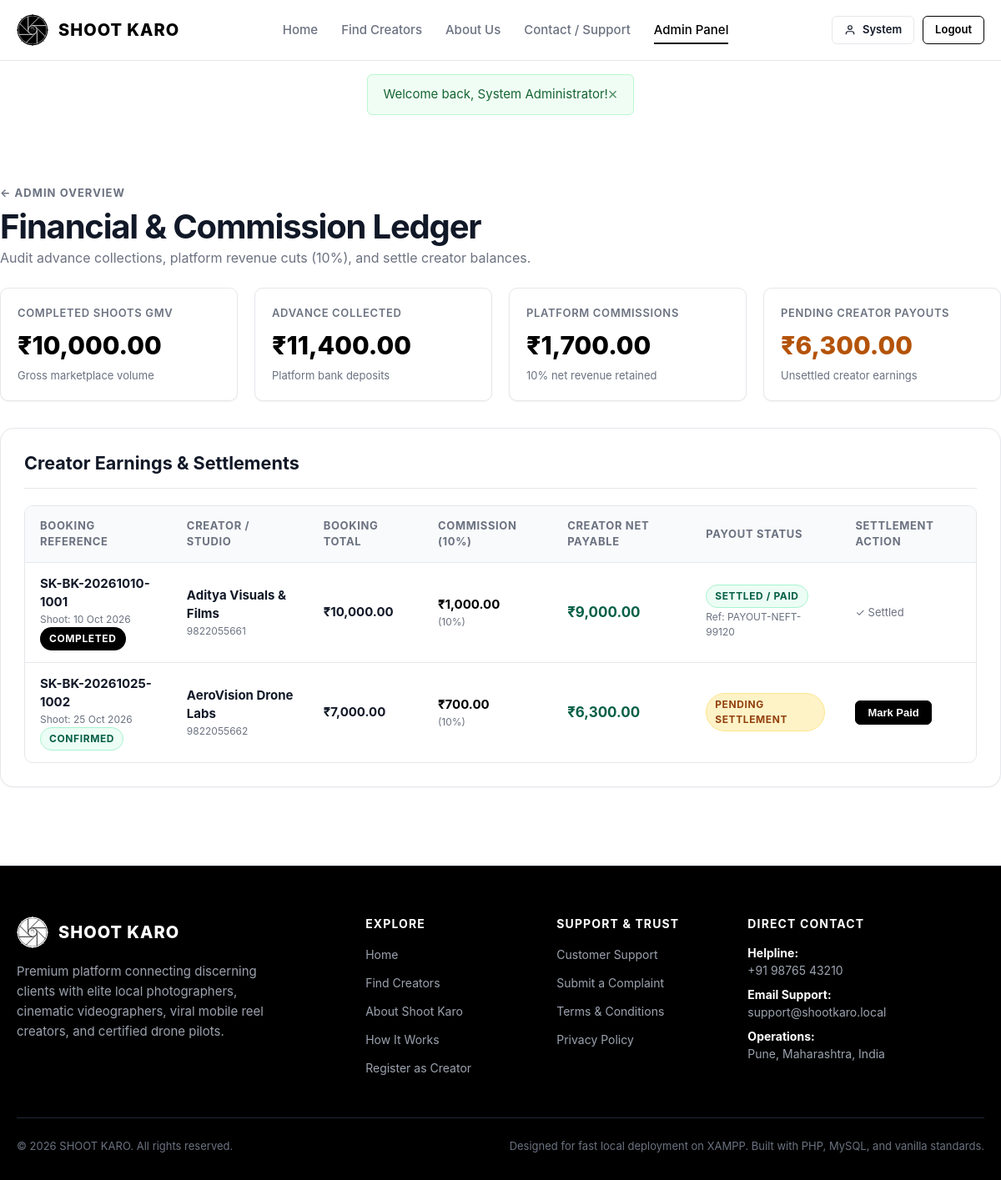
/admin/payments.php (signed in), run on the app's committed database.
### tables this page shows
CREATE TABLE `creator_payouts` (
  `id` INT UNSIGNED AUTO_INCREMENT PRIMARY KEY,
  `creator_id` INT UNSIGNED NOT NULL,
  `booking_id` INT UNSIGNED NOT NULL UNIQUE,
  `total_booking_amount` DECIMAL(10,2) NOT NULL,
  `platform_commission_rate` DECIMAL(5,2) NOT NULL DEFAULT 10.00,
  `platform_commission_amount` DECIMAL(10,2) NOT NULL,
  `creator_net_amount` DECIMAL(10,2) NOT NULL,
  `payout_status` ENUM('pending', 'paid', 'cancelled') NOT NULL DEFAULT 'pending',
  `payout_date` TIMESTAMP NULL DEFAULT NULL,
  `payout_reference` VARCHAR(60) DEFAULT NULL,
  `notes` VARCHAR(255) DEFAULT NULL,
  `created_at` TIMESTAMP DEFAULT CURRENT_TIMESTAMP,
  FOREIGN KEY (`creator_id`) REFERENCES `creator_profiles`(`id`) ON DELETE CASCADE,
  FOREIGN KEY (`booking_id`) REFERENCES `bookings`(`id`) ON DELETE CASCADE,
  INDEX `idx_payouts_status` (`payout_status`)
);

CREATE TABLE `bookings` (
  `id` INT UNSIGNED AUTO_INCREMENT PRIMARY KEY,
  `booking_reference` VARCHAR(40) NOT NULL UNIQUE,
  `customer_id` INT UNSIGNED NOT NULL,
  `creator_id` INT UNSIGNED NOT NULL,
  `city_id` INT UNSIGNED NOT NULL,
  `area_id` INT UNSIGNED NOT NULL,
  `customer_name` VARCHAR(120) NOT NULL,
  `customer_email` VARCHAR(150) NOT NULL,
  `customer_phone` VARCHAR(25) NOT NULL,
  `shoot_venue` VARCHAR(255) NOT NULL,
  `shoot_date` DATE NOT NULL,
  `shoot_time` TIME NOT NULL,
  `occasion` VARCHAR(100) NOT NULL,
  `duration_hours` INT UNSIGNED NOT NULL DEFAULT 2,
  `deliverable_type` ENUM('photos', 'video', 'both') NOT NULL DEFAULT 'both',
  `photo_count_estimate` VARCHAR(50) DEFAULT '50-100 Photos',
  `video_duration_estimate` VARCHAR(50) DEFAULT '1-3 Minutes Highlights',
  `editing_requirements` TEXT DEFAULT NULL,
  `special_instructions` TEXT DEFAULT NULL,
  `starting_price` DECIMAL(10,2) NOT NULL DEFAULT 0.00,
  `equipment_charges` DECIMAL(10,2) NOT NULL DEFAULT 0.00,
  `duration_charges` DECIMAL(10,2) NOT NULL DEFAULT 0.00,
  `total_amount` DECIMAL(10,2) NOT NULL DEFAULT 0.00,
  `advance_percentage` DECIMAL(5,2) NOT NULL DEFAULT 20.00,
  `advance_amount` DECIMAL(10,2) NOT NULL DEFAULT 0.00,
  `balance_amount` DECIMAL(10,2) NOT NULL DEFAULT 0.00,
  `status` ENUM('pending', 'accepted', 'rejected', 'confirmed', 'in_progress', 'completed', 'cancelled') NOT NULL DEFAULT 'pending',
  `payment_status` ENUM('pending', 'advance_paid', 'fully_paid', 'refunded') NOT NULL DEFAULT 'pending',
  `cancellation_reason` VARCHAR(255) DEFAULT NULL,
  `created_at` TIMESTAMP DEFAULT CURRENT_TIMESTAMP,
  `updated_at` TIMESTAMP DEFAULT CURRENT_TIMESTAMP ON UPDATE CURRENT_TIMESTAMP,
  FOREIGN KEY (`customer_id`) REFERENCES `users`(`id`),
  FOREIGN KEY (`creator_id`) REFERENCES `creator_profiles`(`id`),
  FOREIGN KEY (`city_id`) REFERENCES `cities`(`id`),
  FOREIGN KEY (`area_id`) REFERENCES `areas`(`id`),
  INDEX `idx_booking_status` (`status`),
  INDEX `idx_booking_date` (`shoot_date`),
  INDEX `idx_booking_ref` (`booking_reference`)
);

CREATE TABLE `creator_profiles` (
  `id` INT UNSIGNED AUTO_INCREMENT PRIMARY KEY,
  `user_id` INT UNSIGNED NOT NULL UNIQUE,
  `studio_name` VARCHAR(150) DEFAULT NULL,
  `city_id` INT UNSIGNED DEFAULT NULL,
  `area_id` INT UNSIGNED DEFAULT NULL,
  `bio` TEXT DEFAULT NULL,
  `profile_image` VARCHAR(255) DEFAULT NULL,
  `starting_price` DECIMAL(10,2) NOT NULL DEFAULT 3000.00,
  `experience_years` INT UNSIGNED DEFAULT 1,
  `portfolio_url` VARCHAR(255) DEFAULT NULL,
  `instagram_url` VARCHAR(255) DEFAULT NULL,
  `youtube_url` VARCHAR(255) DEFAULT NULL,
  `is_approved` TINYINT(1) NOT NULL DEFAULT 0,
  `is_available` TINYINT(1) NOT NULL DEFAULT 1,
  `created_at` TIMESTAMP DEFAULT CURRENT_TIMESTAMP,
  `updated_at` TIMESTAMP DEFAULT CURRENT_TIMESTAMP ON UPDATE CURRENT_TIMESTAMP,
  FOREIGN KEY (`user_id`) REFERENCES `users`(`id`) ON DELETE CASCADE,
  FOREIGN KEY (`city_id`) REFERENCES `cities`(`id`) ON DELETE SET NULL,
  FOREIGN KEY (`area_id`) REFERENCES `areas`(`id`) ON DELETE SET NULL,
  INDEX `idx_creator_approved` (`is_approved`),
  INDEX `idx_creator_available` (`is_available`),
  INDEX `idx_creator_price` (`starting_price`)
);

CREATE TABLE `users` (
  `id` INT UNSIGNED AUTO_INCREMENT PRIMARY KEY,
  `role` ENUM('customer', 'creator', 'admin') NOT NULL DEFAULT 'customer',
  `name` VARCHAR(120) NOT NULL,
  `email` VARCHAR(150) NOT NULL UNIQUE,
  `phone` VARCHAR(25) NOT NULL,
  `password_hash` VARCHAR(255) NOT NULL,
  `status` ENUM('active', 'pending', 'suspended') NOT NULL DEFAULT 'active',
  `created_at` TIMESTAMP DEFAULT CURRENT_TIMESTAMP,
  `updated_at` TIMESTAMP DEFAULT CURRENT_TIMESTAMP ON UPDATE CURRENT_TIMESTAMP,
  INDEX `idx_users_role` (`role`),
  INDEX `idx_users_status` (`status`)
);

### config/app.php (called while the page is built, shortened)
<?php
function url(string $path = ''): string {
    return BASE_URL . ltrim($path, '/');
}

### admin/payments.php (the view, shortened to what this page needs)
<?php
require_once dirname(__DIR__) . '/config/app.php';
require_once INCLUDES_PATH . '/functions.php';
$pdo = get_db_connection();
$totalGmv = (float) $pdo->query("SELECT SUM(total_amount) FROM bookings WHERE status = 'completed'")->fetchColumn();
$totalAdvanceCollected = (float) $pdo->query("SELECT SUM(amount) FROM payments WHERE status = 'successful'")->fetchColumn();
$totalCommissionDeducted = (float) $pdo->query("SELECT SUM(platform_commission_amount) FROM creator_payouts")->fetchColumn();
$totalPayoutsPending = (float) $pdo->query("SELECT SUM(creator_net_amount) FROM creator_payouts WHERE payout_status = 'pending'")->fetchColumn();
$payouts = $pdo->query("
    SELECT
        p.*,
        b.booking_reference,
        b.shoot_date,
        b.customer_name,
        b.status as booking_status,
        cp.studio_name,
        u_cr.name as creator_name,
        u_cr.email as creator_email,
        u_cr.phone as creator_phone
    FROM creator_payouts p
    JOIN bookings b ON p.booking_id = b.id
    JOIN creator_profiles cp ON p.creator_id = cp.id
    JOIN users u_cr ON cp.user_id = u_cr.id
    ORDER BY p.created_at DESC
")->fetchAll();
require_once INCLUDES_PATH . '/header.php';
?>
<div class="container section">
  <div style="display: flex; justify-content: space-between; align-items: flex-end; margin-bottom: 24px; flex-wrap: wrap; gap: 16px;">
    <div>
      <div class="section-subtitle"><a href="<?php echo url('admin/index.php'); ?>" style="color: var(--text-muted);">&larr; Admin Overview</a></div>
      <h1>Financial &amp; Commission Ledger</h1>
      <p>Audit advance collections, platform revenue cuts (<?php echo PLATFORM_COMMISSION_PERCENT; ?>%), and settle creator balances.</p>
    </div>
  </div>
  <div class="metric-grid">
    <div class="metric-card">
      <div class="metric-label">Completed Shoots GMV</div>
      <div class="metric-value"><?php echo format_inr($totalGmv); ?></div>
      <div class="metric-sub">Gross marketplace volume</div>
    </div>
    <div class="metric-card">
      <div class="metric-label">Advance Collected</div>
      <div class="metric-value"><?php echo format_inr($totalAdvanceCollected); ?></div>
      <div class="metric-sub">Platform bank deposits</div>
    </div>
    <div class="metric-card">
      <div class="metric-label">Platform Commissions</div>
      <div class="metric-value"><?php echo format_inr($totalCommissionDeducted); ?></div>
      <div class="metric-sub"><?php echo PLATFORM_COMMISSION_PERCENT; ?>% net revenue retained</div>
    </div>
    <div class="metric-card">
      <div class="metric-label">Pending Creator Payouts</div>
      <div class="metric-value" style="<?php echo $totalPayoutsPending > 0 ? 'color: #b45309;' : ''; ?>">
        <?php echo format_inr($totalPayoutsPending); ?>
      </div>
      <div class="metric-sub">Unsettled creator earnings</div>
    </div>
  </div>
  <div class="card">
    <div class="card-header">
      <h3 style="margin: 0;">Creator Earnings &amp; Settlements</h3>
    </div>
    <div class="table-responsive">
      <table class="table">
        <thead>
          <tr>
            <th>Booking Reference</th>
            <th>Creator / Studio</th>
            <th>Booking Total</th>
            <th>Commission (<?php echo PLATFORM_COMMISSION_PERCENT; ?>%)</th>
            <th>Creator Net Payable</th>
            <th>Payout Status</th>
            <th>Settlement Action</th>
          </tr>
        </thead>
        <tbody>
          <?php if (empty($payouts)): ?>
            <tr><td colspan="7" style="text-align: center; color: var(--text-muted);">No payout ledger entries recorded yet.</td></tr>
          <?php else: ?>
            <?php foreach ($payouts as $p): ?>
              <tr>
                <td>
                  <strong><?php echo e($p['booking_reference']); ?></strong>
                  <div style="font-size: 0.75rem; color: var(--text-muted);">Shoot: <?php echo format_date($p['shoot_date']); ?></div>
                  <div style="font-size: 0.75rem;"><?php echo get_status_badge($p['booking_status']); ?></div>
                </td>
                <td>
                  <strong><?php echo e($p['studio_name'] ?: $p['creator_name']); ?></strong>
                  <div style="font-size: 0.75rem; color: var(--text-muted);"><?php echo e($p['creator_phone']); ?></div>
                </td>
                <td><strong><?php echo format_inr($p['total_booking_amount']); ?></strong></td>
                <td>
                  <span style="color: var(--primary-black); font-weight: 700;"><?php echo format_inr($p['platform_commission_amount']); ?></span>
                  <div style="font-size: 0.75rem; color: var(--text-muted);">(<?php echo (float)$p['platform_commission_rate']; ?>%)</div>
                </td>
                <td>
                  <strong style="color: #065f46; font-size: 1.0625rem;"><?php echo format_inr($p['creator_net_amount']); ?></strong>
                </td>
                <td>
                  <?php if ($p['payout_status'] === 'paid'): ?>
                    <span class="badge badge-success">Settled / Paid</span>
                    <div style="font-size: 0.75rem; color: var(--text-muted); margin-top: 2px;">
                      Ref: <?php echo e($p['payout_reference'] ?? 'Direct Transfer'); ?>
                    </div>
                  <?php else: ?>
                    <span class="badge badge-pending">Pending Settlement</span>
                  <?php endif; ?>
                </td>
                <td>
                  <?php if ($p['payout_status'] === 'pending'): ?>
                    <form action="<?php echo url('actions/admin-action.php?action=mark_payout_paid'); ?>" method="POST" style="margin: 0;">
                      <button type="submit" class="btn btn-primary btn-sm" onclick="return confirm('Verify that payment has been transferred to creator before marking as paid?')">
                        Mark Paid
                      </button>
                    </form>
                  <?php else: ?>
                    <span style="font-size: 0.8125rem; color: var(--text-muted);">&check; Settled</span>
                  <?php endif; ?>
                </td>
              </tr>
            <?php endforeach; ?>
          <?php endif; ?>
        </tbody>
      </table>
    </div>
  </div>
</div>
<?php require_once INCLUDES_PATH . '/footer.php'; ?>

### includes/functions.php (shortened to what this page needs)
<?php
function e(?string $value): string {
    return htmlspecialchars((string) $value, ENT_QUOTES, 'UTF-8');
}
function format_inr(float $amount): string {
    return '₹' . number_format($amount, 2);
}
function format_date(?string $datetime, string $format = 'd M Y'): string {
    $timestamp = strtotime($datetime);
    return $timestamp ? date($format, $timestamp) : 'N/A';
}
function get_flash(): array {
    $messages = $_SESSION['flash_messages'] ?? [];
    return $messages;
}
function render_flash(): string {
    $messages = get_flash();
    $html = '<div class="flash-messages-container">';
    foreach ($messages as $msg) {
        $type = e($msg['type']);
        $text = e($msg['message']);
        $html .= "<div class=\"alert alert-{$type}\" role=\"alert\">";
        $html .= "<span>{$text}</span>";
        $html .= "<button type=\"button\" class=\"alert-close\" onclick=\"this.parentElement.remove()\" aria-label=\"Close\">&times;</button>";
        $html .= "</div>";
    }
    $html .= '</div>';
    return $html;
}
function get_status_badge(string $status): string {
    $map = [
        'pending'     => 'badge-pending',
        'accepted'    => 'badge-info',
        'rejected'    => 'badge-danger',
        'confirmed'   => 'badge-success',
        'in_progress' => 'badge-primary',
        'completed'   => 'badge-completed',
        'cancelled'   => 'badge-danger',
        'active'      => 'badge-success',
        'suspended'   => 'badge-danger',
        'paid'        => 'badge-success',
        'advance_paid'=> 'badge-info',
        'fully_paid'  => 'badge-success',
        'open'        => 'badge-pending',
        'resolved'    => 'badge-success',
    ];
    $cls = $map[strtolower($status)] ?? 'badge-secondary';
    $label = ucwords(str_replace('_', ' ', $status));
    return "<span class=\"badge {$cls}\">{$label}</span>";
}

### data on the page
creator_payouts: booking.booking_reference "SK-BK-20261010-1001", booking.shoot_date "10 Oct 2026", booking.status "COMPLETED", creator.studio_name "Aditya Visuals & Films", users.phone "9822055661", total_booking_amount "₹10,000.00", platform_commission_amount "₹1,000.00", platform_commission_rate "10", creator_net_amount "₹9,000.00", payout_reference "PAYOUT-NEFT-99120", payout_status "✓ Settled"
creator_payouts: booking.booking_reference "SK-BK-20261025-1002", booking.shoot_date "25 Oct 2026", booking.status "CONFIRMED", creator.studio_name "AeroVision Drone Labs", users.phone "9822055662", total_booking_amount "₹7,000.00", platform_commission_amount "₹700.00", platform_commission_rate "10", creator_net_amount "₹6,300.00", payout_status "PENDING SETTLEMENT"

### other printed values
APP_NAME "SHOOT KARO"
explode(' ', $user['name'])[0] "System"
$text "Welcome back, System Administrator!"
PLATFORM_COMMISSION_PERCENT "10"
format_inr($totalGmv) "₹10,000.00"
format_inr($totalAdvanceCollected) "₹11,400.00"
format_inr($totalCommissionDeducted) "₹1,700.00"
format_inr($totalPayoutsPending) "₹6,300.00"
SUPPORT_PHONE "+91 98765 43210"
SUPPORT_EMAIL "support@shootkaro.local"
